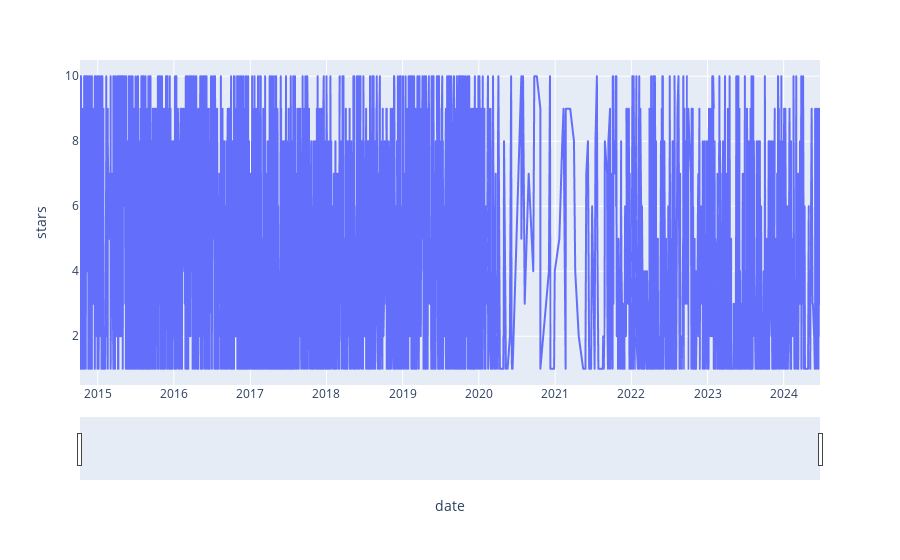

Source (notebook cell):
### Code cell
# Ensure your date column is in datetime format
df['date'] = pd.to_datetime(df['date'])

# Create the line plot
fig = px.line(df, x='date', y='stars')

# Add a range slider to the x-axis
fig.update_xaxes(rangeslider_visible=True)

# Show the plot
fig.show()

### Figure 1 — Plotly figure (JSON) as saved in the notebook; plotly's stock layout.template omitted (floating-point values rounded to 4 significant figures; data arrays with more than 128 entries replaced by an {"elided": "..."} marker saying what was removed)
{"data": [{"hovertemplate": "date=%{x}<br>stars=%{y}<extra></extra>", "legendgroup": "", "line": {"color": "#636efa", "dash": "solid"}, "marker": {"symbol": "circle"}, "mode": "lines", "name": "", "showlegend": false, "type": "scattergl", "x": {"elided": "3497 str values"}, "xaxis": "x", "y": {"elided": "3497 int values"}, "yaxis": "y"}], "layout": {"autosize": true, "legend": {"tracegroupgap": 0}, "margin": {"t": 60}, "xaxis": {"anchor": "y", "autorange": true, "domain": [0, 1], "range": ["2014-10-08", "2024-06-23"], "rangeslider": {"autorange": true, "range": ["2014-10-08", "2024-06-23"], "visible": true, "yaxis": {"_template": null, "rangemode": "match"}}, "title": {"text": "date"}, "type": "date"}, "yaxis": {"anchor": "x", "autorange": true, "domain": [0, 1], "range": [0.5, 10.5], "title": {"text": "stars"}, "type": "linear"}}}
